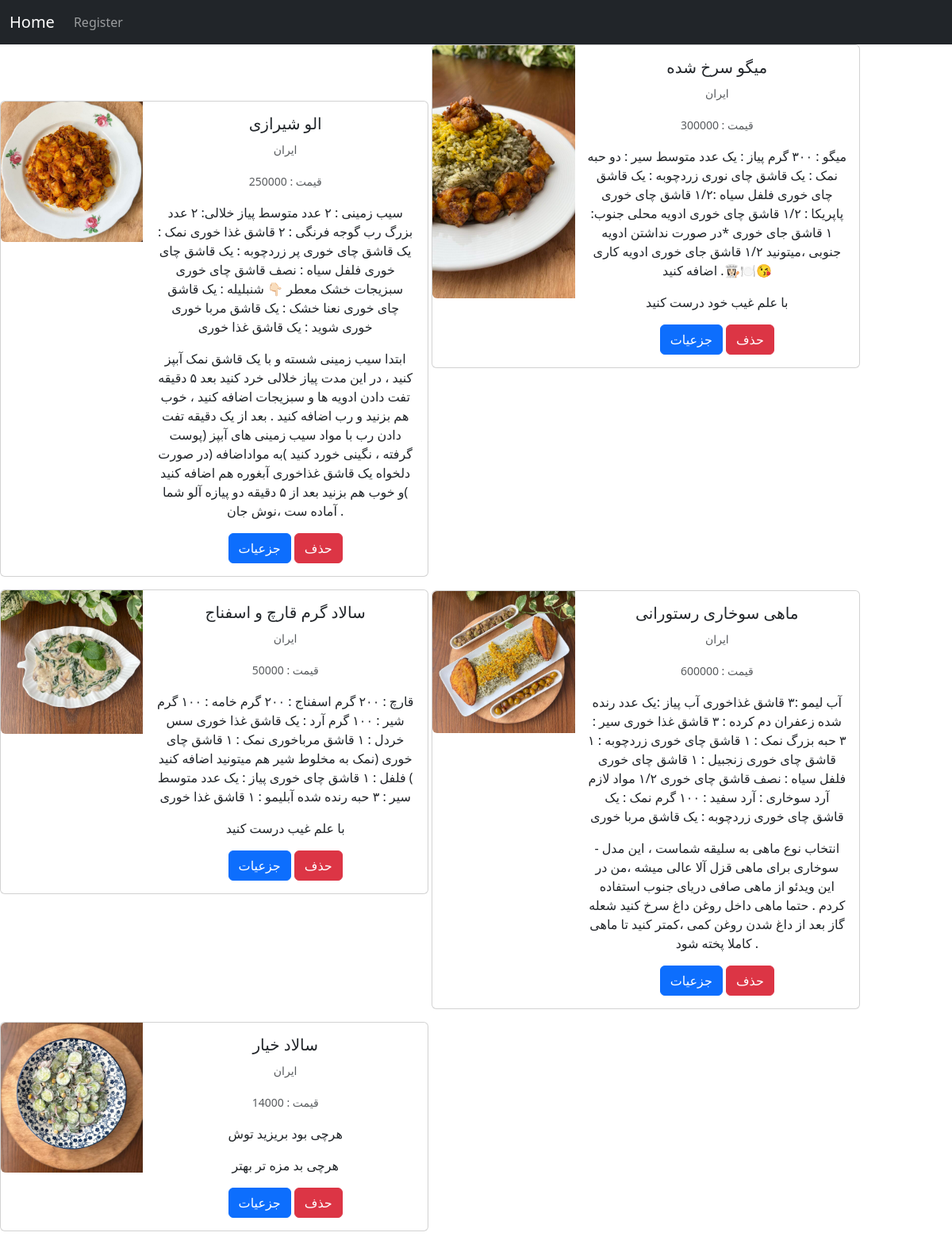
Before: / with the older database file.
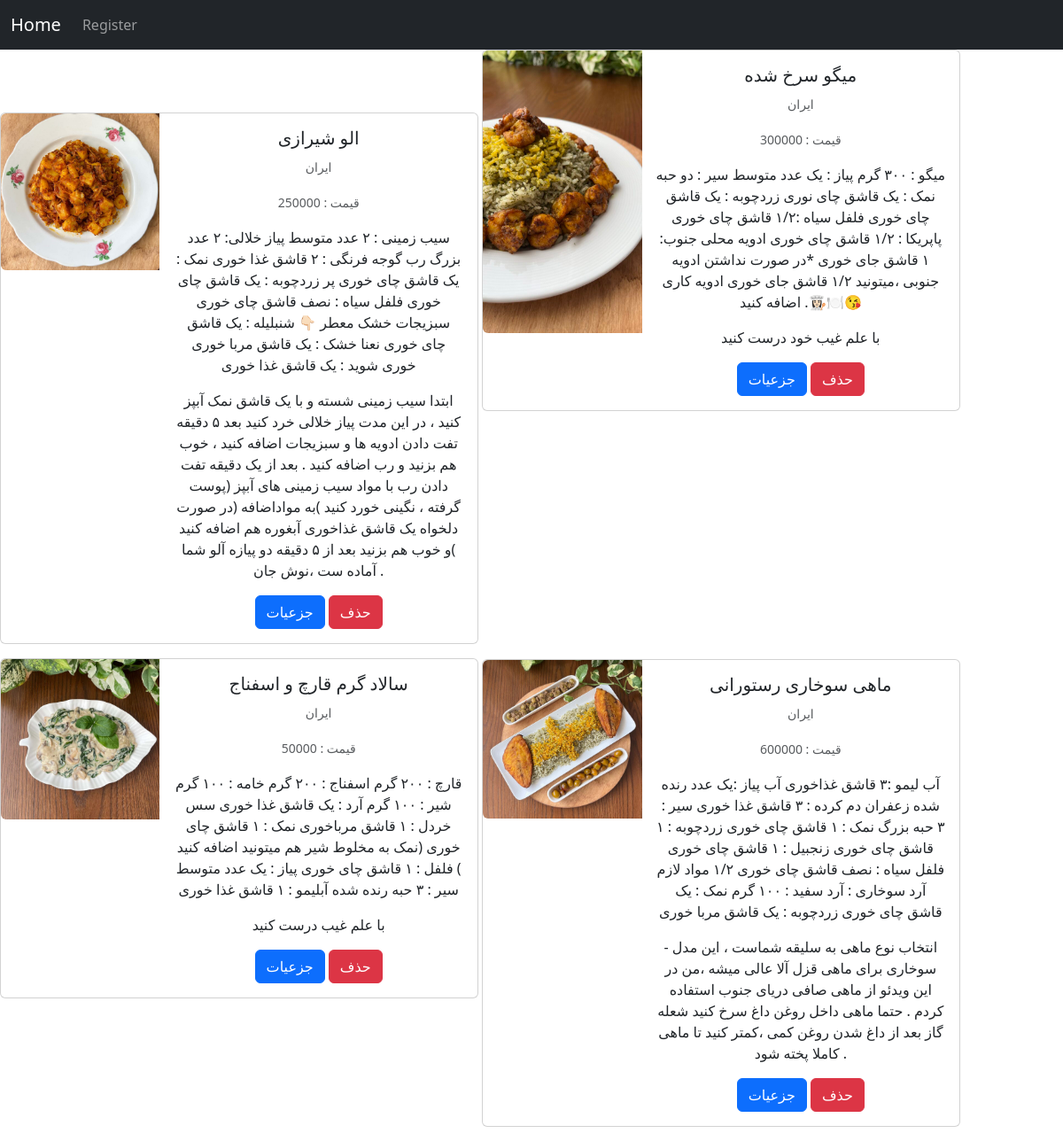
After: the same page with the newer database file.
### app.py (models this page shows)
class Recipe(db.Model):
    id = db.Column(db.Integer, primary_key=True , unique=True)
    name = db.Column(db.String(80), nullable=False)
    country =db.Column(db.String(80), nullable=False)
    ingredients = db.Column(db.String(1000), nullable=False)
    instructions = db.Column(db.String(5000), nullable=False)
    cost = db.Column(db.Integer, nullable=False)
    img_url = db.Column(db.String(50), nullable=False , unique=True)
    add_date = db.Column(db.Date, nullable=False, default=datetime.now)

### app.py (the view)
@app.route('/' , methods=['GET', 'POST'])
def index():
    template_name = 'index.html'
    recipes = Recipe.query.all()
    return render_template(template_name , recipes = recipes)

### templates/index.html (shortened to what this page needs)
{% extends 'base.html'  %}
{% block content %}
    {% for recipe in recipes %}
        <div  class="card mb-3" style="max-width: 540px; text-align: center; display: inline-block">
            <div class="row g-0">
                <div class="col-md-4">
                    <img src="/{{recipe.img_url}}" class="img-fluid rounded-start" alt="img">
                </div>
                <div class="col-md-8">
                    <div class="card-body">
                        <h5 class="card-title">{{recipe.name}}</h5>
                        <p class="card-text"><small class="text-body-secondary">{{recipe.country}}</small></p>
                        <p class="card-text"><small class="text-body-secondary">قیمت : {{recipe.cost}}</small></p>
                        <p class="card-text">{{recipe.ingredients}}</p>
                        <p class="card-text">{{recipe.instructions}}</p>
                        <a href="#" class="btn btn-primary">جزعیات</a>
                        <a href="{{url_for('delete' , recipe_id = recipe.id)}}" class="btn btn-danger">حذف</a>
                    </div>
                </div>
            </div>
        </div>
    {% endfor %}
{% endblock content %}

### templates/base.html (shortened to what this page needs)
<!DOCTYPE html>
<html lang="en">
<head>
    <link href="https://cdn.jsdelivr.net/npm/bootstrap@5.3.3/dist/css/bootstrap.min.css" rel="stylesheet">
</head>
<body>
{% include 'inc/nav.html' %}
{% block content %}
{% endblock content %}
</body>
</html>

### templates/inc/nav.html (shortened to what this page needs)
<nav class="navbar navbar-expand-lg  navbar-dark bg-dark">
  <div class="container-fluid">
    <a class="navbar-brand" href='{{url_for("index")}}'>Home</a>
    <div class="collapse navbar-collapse" id="navbarNavAltMarkup">
      <div class="navbar-nav">
        <a class="nav-link" href='{{url_for("register")}}'>Register</a>
      </div>
    </div>
  </div>
</nav>

Changed rows visible on the page:
removed Recipe: shows a picture, name "سالاد خیار", country "ایران", cost "14000", ingredients "هرچی بود بریزید توش", instructions "هرچی بد مزه تر بهتر"
